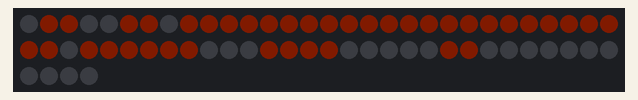
The sketch below on a simulated Arduino Uno, built with avr-gcc and run on an emulated ATmega328P. On the bench: 64 RGB LEDs in strip order, left to right, continuing on the next row. Dim RGB values are drawn brighter than linear.

Above: at 0.1 s.

The sketch:

figurasdeuncolor.ino
```cpp
#include <Adafruit_NeoPixel.h>

// --- CONFIGURACIÓN DE LA MATRIZ ---
#define PIN_DATOS   6
#define NUM_LEDS    64

// Creamos el objeto matriz
Adafruit_NeoPixel matriz = Adafruit_NeoPixel(NUM_LEDS, PIN_DATOS, NEO_GRB + NEO_KHZ800);

// --- EL DIBUJO ---
// Aquí creamos nuestra figura. Un '1' significa que el LED se enciende, un '0' que se apaga.
// Puedes modificar este arreglo para crear tus propios diseños.
byte corazon[8][8] = {
  {0, 1, 1, 0, 0, 1, 1, 0},
  {1, 1, 1, 1, 1, 1, 1, 1},
  {1, 1, 1, 1, 1, 1, 1, 1},
  {1, 1, 1, 1, 1, 1, 1, 1},
  {0, 1, 1, 1, 1, 1, 1, 0},
  {0, 0, 1, 1, 1, 1, 0, 0},
  {0, 0, 0, 1, 1, 0, 0, 0},
  {0, 0, 0, 0, 0, 0, 0, 0}
};

void setup() {
  matriz.begin();
  matriz.setBrightness(5); // Fija un brillo bajo (0-255) para no consumir tanta energía.
}

void loop() {
  // --- DIBUJA EL CORAZÓN ---
  // Recorremos cada fila (y) y cada columna (x) de nuestro dibujo
  for (int y = 0; y < 8; y++) {
    for (int x = 0; x < 8; x++) {
      // Si en el dibujo hay un '1' en la posición actual...
      if (corazon[y][x] == 1) {
        // ...encendemos el píxel correspondiente en color rojo.
        matriz.setPixelColor(XY(x, y), matriz.Color(255, 70, 0));
      }
    }
  }
  matriz.show(); // Muestra la figura completa
  delay(1000);   // Espera 1 segundo

  // --- APAGA LA MATRIZ ---
  matriz.clear();
  matriz.show();
  delay(500); // Espera medio segundo
}


// --- FUNCIÓN TRADUCTORA DE COORDENADAS (X,Y) ---
// Esta es la magia. Convierte (X,Y) al número de LED correcto en un layout de zigzag.
// No necesitas modificar esto.
int XY(int x, int y) {
  int i;
  if (y % 2 == 0) {
    // Fila par (0, 2, 4, 6), va de izquierda a derecha
    i = y * 8 + x;
  } else {
    // Fila impar (1, 3, 5, 7), va de derecha a izquierda
    i = y * 8 + (7 - x);
  }
  return i;
}
```
